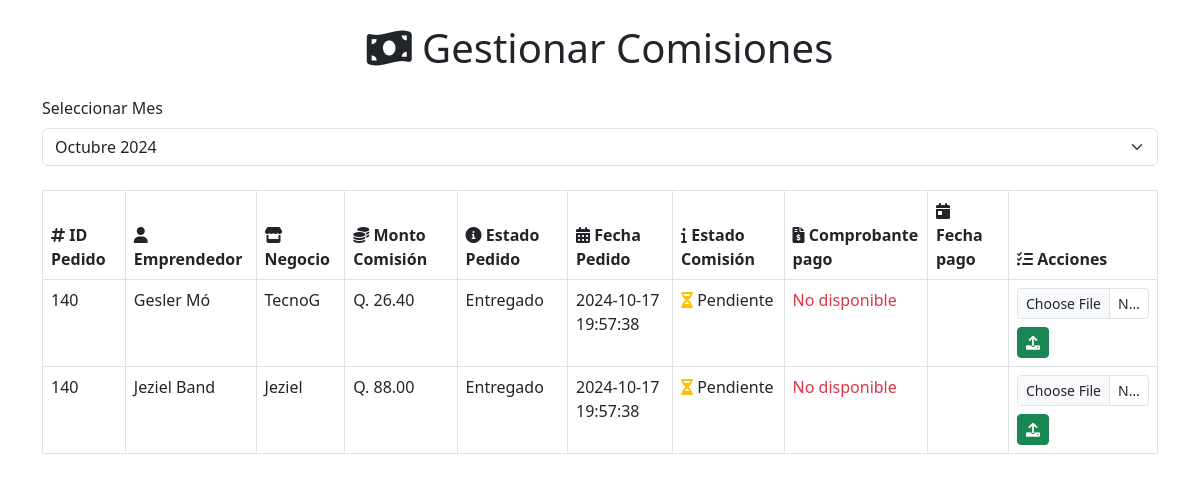
The page /public/admin/gestion_comisiones.php (signed in) on the database as committed earlier.
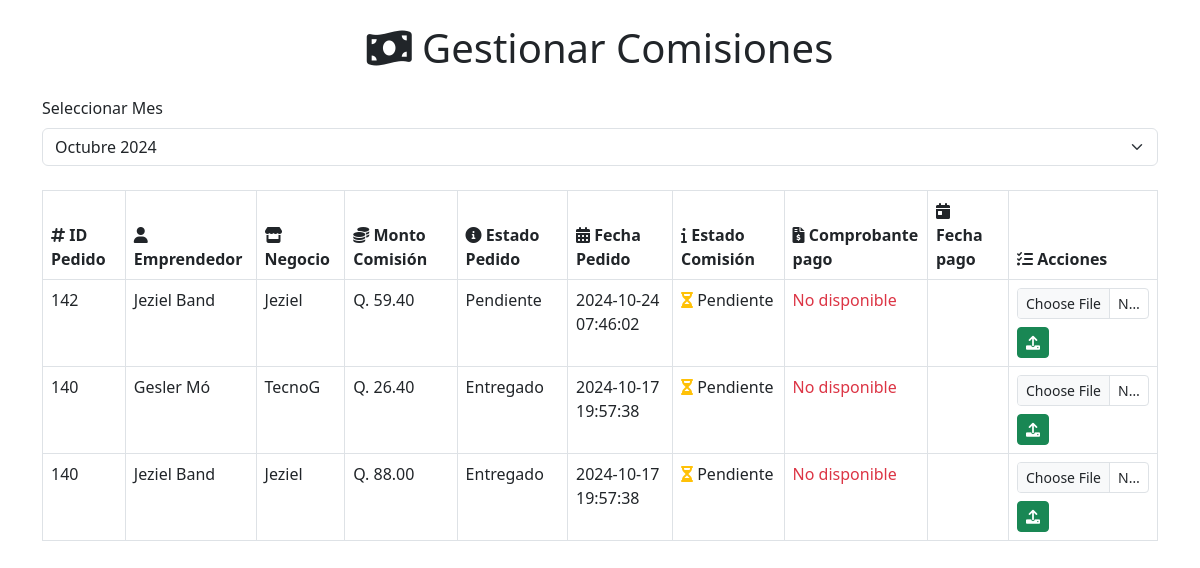
The same page on the database as committed later.
### tables this page shows
CREATE TABLE `pedido` (
  `id_pedido` int(11) NOT NULL AUTO_INCREMENT,
  `id_cliente` int(11) NOT NULL,
  `id_vendedor` int(11) DEFAULT NULL,
  `fecha_pedido` datetime NOT NULL,
  `fecha_limite` datetime DEFAULT NULL,
  `estado_pedido` varchar(50) NOT NULL,
  `direccion_envio` text DEFAULT NULL,
  `telefono_contacto` varchar(20) DEFAULT NULL,
  PRIMARY KEY (`id_pedido`)
);

### public/admin/gestion_comisiones.php (the view, shortened to what the changed rows need)
<?php
$database = new Database();
$db = $database->getConnection();
$mes_seleccionado = isset($_GET['mes_seleccionado']) ? $_GET['mes_seleccionado'] : date('m');
$anio_actual = date('Y');
$fecha_inicio = "$anio_actual-$mes_seleccionado-01";
$fecha_fin = date("Y-m-t", strtotime($fecha_inicio));
$query = "SELECT p.id_pedido, SUM(c.monto_comision) AS total_comision, p.fecha_pedido, p.estado_pedido, GROUP_CONCAT(c.id_comision) AS id_comisiones, c.estado_comision, c.comprobante_pago, c.fecha_pago,
                 e.nombre1, e.apellido1, n.nombre_negocio
          FROM comision c
          INNER JOIN pedido p ON c.id_pedido = p.id_pedido
          INNER JOIN emprendedor e ON c.id_emprendedor = e.id_emprendedor
          INNER JOIN negocio n ON e.id_emprendedor = n.id_emprendedor
          WHERE p.fecha_pedido BETWEEN :fecha_inicio AND :fecha_fin
          GROUP BY p.id_pedido, p.fecha_pedido, p.estado_pedido, e.nombre1, e.apellido1, n.nombre_negocio
          ORDER BY p.fecha_pedido DESC";
$stmt = $db->prepare($query);
$stmt->bindParam(':fecha_inicio', $fecha_inicio);
$stmt->bindParam(':fecha_fin', $fecha_fin);
$stmt->execute();
$comisiones = $stmt->fetchAll(PDO::FETCH_ASSOC);
?>
<!DOCTYPE html>
<html lang="es">
<head>
    <link href="https://cdn.jsdelivr.net/npm/bootstrap@5.3.0/dist/css/bootstrap.min.css" rel="stylesheet">
    <link rel="stylesheet" href="https://cdnjs.cloudflare.com/ajax/libs/font-awesome/6.0.0-beta3/css/all.min.css">
</head>
<body>
    <div class="container mt-4">
        <h1 class="text-center mb-4"><i class="fas fa-money-bill-wave"></i> Gestionar Comisiones</h1>
        <div id="comisiones-contenido">
            <?php if (count($comisiones) > 0): ?>
                <table class="table table-bordered mt-3">
                    <thead>
                        <tr>
                            <th><i class="fas fa-hashtag"></i> ID Pedido</th>
                            <th><i class="fas fa-user"></i> Emprendedor</th>
                            <th><i class="fas fa-store"></i> Negocio</th>
                            <th><i class="fas fa-coins"></i> Monto Comisión</th>
                            <th><i class="fas fa-info-circle"></i> Estado Pedido</th>
                            <th><i class="fas fa-calendar-alt"></i> Fecha Pedido</th>
                            <th><i class="fas fa-info"></i> Estado Comisión</th>
                            <th><i class="fas fa-file-invoice-dollar"></i> Comprobante pago</th>
                            <th><i class="fas fa-calendar-day"></i> Fecha pago</th>
                            <th><i class="fas fa-tasks"></i> Acciones</th>
                        </tr>
                    </thead>
                    <tbody>
                        <?php foreach ($comisiones as $comision): ?>
                            <tr>
                                <td><?php echo htmlspecialchars($comision['id_pedido']); ?></td>
                                <td><?php echo htmlspecialchars($comision['nombre1'] . ' ' . $comision['apellido1']); ?></td>
                                <td><?php echo htmlspecialchars($comision['nombre_negocio']); ?></td>
                                <td>Q. <?php echo number_format($comision['total_comision'], 2); ?></td>
                                <td><?php echo htmlspecialchars($comision['estado_pedido']); ?></td>
                                <td><?php echo htmlspecialchars($comision['fecha_pedido']); ?></td>
                                <td>
                                    <?php
                                    switch ($comision['estado_comision']) {
                                        case 'Pendiente':
                                            echo '<i class="fas fa-hourglass-half text-warning"></i> Pendiente';
                                            break;
                                    }
                                    ?>
                                </td>
                                <td>
                                    <?php if (!empty($comision['comprobante_pago'])): ?>
                                        <a href="../../uploads/comprobantes_comision/<?php echo htmlspecialchars($comision['comprobante_pago']); ?>" target="_blank">Ver Comprobante</a>
                                    <?php else: ?>
                                        <span class="text-danger">No disponible</span>
                                    <?php endif; ?>
                                </td>
                                <td><?php echo htmlspecialchars($comision['fecha_pago']); ?></td>
                                <td>
                                    <form class="upload-comprobante-form" enctype="multipart/form-data">
                                        <input type="file" name="comprobante_pago" class="form-control form-control-sm mb-2" required>
                                        <button type="submit" class="btn btn-success btn-sm"><i class="fas fa-upload"></i></button>
                                    </form>
                                </td>
                            </tr>
                        <?php endforeach; ?>
                    </tbody>
                </table>
            <?php else: ?>
                <p class="text-center"><i class="fas fa-info-circle"></i> No hay comisiones registradas.</p>
            <?php endif; ?>
        </div>
    </div>
</body>
</html>

Rows that differ between the two databases and show on the page:
added pedido: id_pedido "142", apellido1 "Jeziel Band", nombre_negocio "Jeziel", total_comision "59.40", estado_pedido "Pendiente", fecha_pedido "2024-10-24 07:46:02"
